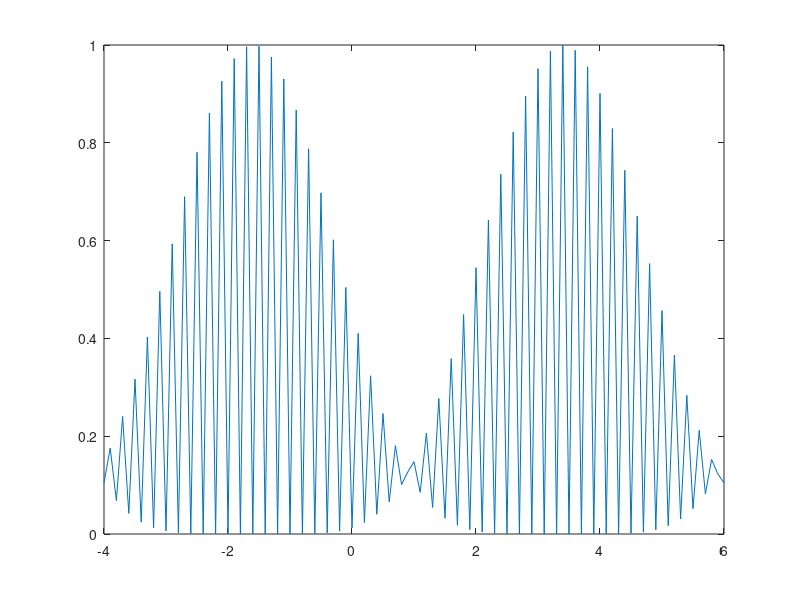

Source code (MATLAB): (Note: this script raises an error after producing the figure.)
clear;
format long;

f = @(x) (sin(5.1*pi*x(1)+0.5))^6;
x = -4.0:0.1:6.0;

y = (sin(5.1*pi*x+0.5)).^6;
figure(1)
plot(x, y)

A =[];
b = [];
Aeq = [];
beq = [];

lb = [-4];
ub = [6];

options = optimoptions('ga', 'FunctionTolerance', 1e-4,'PlotFcn', {@gaplotbestf, @gaplotbestindiv}, Display='iter');
[x, fval, exitflag, output] = ga(f, 1, A, b, Aeq, beq, lb, ub, [], [], options)

figure(1)
hold on;
plot(x, fval, 'g*');
